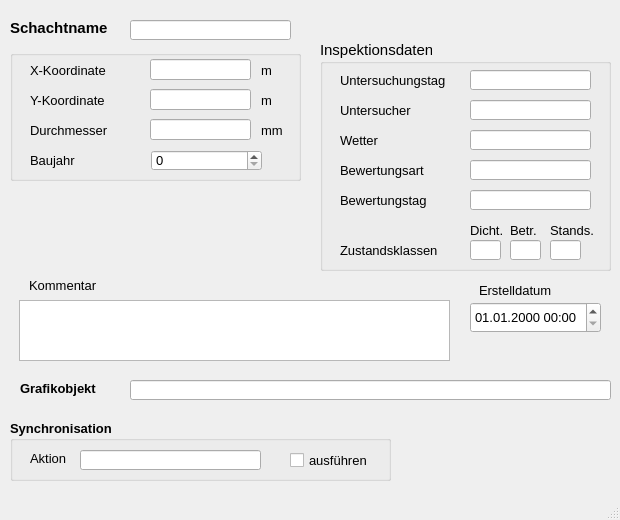
<?xml version="1.0" encoding="UTF-8"?>
<ui version="4.0">
 <class>MainWindow</class>
 <widget class="QMainWindow" name="MainWindow">
  <property name="enabled">
   <bool>true</bool>
  </property>
  <property name="geometry">
   <rect>
    <x>0</x>
    <y>0</y>
    <width>620</width>
    <height>520</height>
   </rect>
  </property>
  <property name="minimumSize">
   <size>
    <width>620</width>
    <height>520</height>
   </size>
  </property>
  <property name="font">
   <font>
    <family>Tahoma</family>
    <pointsize>10</pointsize>
   </font>
  </property>
  <property name="windowTitle">
   <string>MainWindow</string>
  </property>
  <widget class="QWidget" name="centralwidget">
   <widget class="QLabel" name="label">
    <property name="geometry">
     <rect>
      <x>10</x>
      <y>20</y>
      <width>121</width>
      <height>16</height>
     </rect>
    </property>
    <property name="font">
     <font>
      <family>Tahoma</family>
      <pointsize>11</pointsize>
      <weight>75</weight>
      <bold>true</bold>
     </font>
    </property>
    <property name="text">
     <string>Schachtname</string>
    </property>
   </widget>
   <widget class="QLabel" name="label_14">
    <property name="geometry">
     <rect>
      <x>29</x>
      <y>275</y>
      <width>81</width>
      <height>21</height>
     </rect>
    </property>
    <property name="text">
     <string>Kommentar</string>
    </property>
   </widget>
   <widget class="QLabel" name="label_70">
    <property name="geometry">
     <rect>
      <x>479</x>
      <y>280</y>
      <width>111</width>
      <height>21</height>
     </rect>
    </property>
    <property name="text">
     <string>Erstelldatum</string>
    </property>
   </widget>
   <widget class="QLineEdit" name="untersuchsch">
    <property name="geometry">
     <rect>
      <x>130</x>
      <y>20</y>
      <width>161</width>
      <height>20</height>
     </rect>
    </property>
   </widget>
   <widget class="QTextEdit" name="kommentar">
    <property name="geometry">
     <rect>
      <x>19</x>
      <y>300</y>
      <width>431</width>
      <height>61</height>
     </rect>
    </property>
   </widget>
   <widget class="QgsDateTimeEdit" name="createdat">
    <property name="geometry">
     <rect>
      <x>470</x>
      <y>302</y>
      <width>131</width>
      <height>31</height>
     </rect>
    </property>
    <property name="currentSection">
     <enum>QDateTimeEdit::DaySection</enum>
    </property>
    <property name="displayFormat">
     <string>dd.MM.yyyy HH:mm</string>
    </property>
   </widget>
   <widget class="QGroupBox" name="groupBox_2">
    <property name="geometry">
     <rect>
      <x>10</x>
      <y>50</y>
      <width>291</width>
      <height>131</height>
     </rect>
    </property>
    <property name="font">
     <font>
      <family>Tahoma</family>
      <pointsize>11</pointsize>
     </font>
    </property>
    <property name="title">
     <string/>
    </property>
    <widget class="QLabel" name="label_60">
     <property name="geometry">
      <rect>
       <x>20</x>
       <y>100</y>
       <width>151</width>
       <height>21</height>
      </rect>
     </property>
     <property name="font">
      <font>
       <family>Tahoma</family>
       <pointsize>10</pointsize>
      </font>
     </property>
     <property name="text">
      <string>Baujahr</string>
     </property>
    </widget>
    <widget class="QSpinBox" name="baujahr_2">
     <property name="geometry">
      <rect>
       <x>141</x>
       <y>100</y>
       <width>111</width>
       <height>21</height>
      </rect>
     </property>
     <property name="font">
      <font>
       <family>Tahoma</family>
       <pointsize>10</pointsize>
      </font>
     </property>
     <property name="toolTip">
      <string>&lt;html&gt;&lt;head/&gt;&lt;body&gt;&lt;p&gt;Baujahr der Haltung&lt;/p&gt;&lt;/body&gt;&lt;/html&gt;</string>
     </property>
     <property name="statusTip">
      <string>Baujahr der Haltung</string>
     </property>
     <property name="maximum">
      <number>9999</number>
     </property>
    </widget>
    <widget class="QLineEdit" name="x">
     <property name="geometry">
      <rect>
       <x>140</x>
       <y>9</y>
       <width>101</width>
       <height>21</height>
      </rect>
     </property>
     <property name="font">
      <font>
       <family>Tahoma</family>
       <pointsize>10</pointsize>
      </font>
     </property>
     <property name="readOnly">
      <bool>true</bool>
     </property>
    </widget>
    <widget class="QLabel" name="label_9">
     <property name="geometry">
      <rect>
       <x>20</x>
       <y>40</y>
       <width>81</width>
       <height>21</height>
      </rect>
     </property>
     <property name="font">
      <font>
       <family>Tahoma</family>
       <pointsize>10</pointsize>
      </font>
     </property>
     <property name="text">
      <string>Y-Koordinate</string>
     </property>
    </widget>
    <widget class="QLineEdit" name="y">
     <property name="geometry">
      <rect>
       <x>140</x>
       <y>39</y>
       <width>101</width>
       <height>21</height>
      </rect>
     </property>
     <property name="font">
      <font>
       <family>Tahoma</family>
       <pointsize>10</pointsize>
      </font>
     </property>
     <property name="readOnly">
      <bool>true</bool>
     </property>
    </widget>
    <widget class="QLabel" name="label_11">
     <property name="geometry">
      <rect>
       <x>251</x>
       <y>10</y>
       <width>41</width>
       <height>21</height>
      </rect>
     </property>
     <property name="font">
      <font>
       <family>Tahoma</family>
       <pointsize>10</pointsize>
      </font>
     </property>
     <property name="text">
      <string>m</string>
     </property>
    </widget>
    <widget class="QLabel" name="label_39">
     <property name="geometry">
      <rect>
       <x>20</x>
       <y>70</y>
       <width>81</width>
       <height>21</height>
      </rect>
     </property>
     <property name="font">
      <font>
       <family>Tahoma</family>
       <pointsize>10</pointsize>
      </font>
     </property>
     <property name="text">
      <string>Durchmesser</string>
     </property>
    </widget>
    <widget class="QLabel" name="label_27">
     <property name="geometry">
      <rect>
       <x>251</x>
       <y>70</y>
       <width>41</width>
       <height>21</height>
      </rect>
     </property>
     <property name="font">
      <font>
       <family>Tahoma</family>
       <pointsize>10</pointsize>
      </font>
     </property>
     <property name="text">
      <string>mm</string>
     </property>
    </widget>
    <widget class="QLabel" name="label_6">
     <property name="geometry">
      <rect>
       <x>20</x>
       <y>10</y>
       <width>91</width>
       <height>21</height>
      </rect>
     </property>
     <property name="font">
      <font>
       <family>Tahoma</family>
       <pointsize>10</pointsize>
      </font>
     </property>
     <property name="text">
      <string>X-Koordinate</string>
     </property>
    </widget>
    <widget class="QLineEdit" name="durchm">
     <property name="geometry">
      <rect>
       <x>140</x>
       <y>69</y>
       <width>101</width>
       <height>21</height>
      </rect>
     </property>
     <property name="font">
      <font>
       <family>Tahoma</family>
       <pointsize>10</pointsize>
      </font>
     </property>
    </widget>
    <widget class="QLabel" name="label_12">
     <property name="geometry">
      <rect>
       <x>251</x>
       <y>40</y>
       <width>41</width>
       <height>21</height>
      </rect>
     </property>
     <property name="font">
      <font>
       <family>Tahoma</family>
       <pointsize>10</pointsize>
      </font>
     </property>
     <property name="text">
      <string>m</string>
     </property>
    </widget>
   </widget>
   <widget class="QGroupBox" name="groupBox_4">
    <property name="geometry">
     <rect>
      <x>320</x>
      <y>40</y>
      <width>291</width>
      <height>231</height>
     </rect>
    </property>
    <property name="font">
     <font>
      <family>Tahoma</family>
      <pointsize>11</pointsize>
     </font>
    </property>
    <property name="title">
     <string>Inspektionsdaten</string>
    </property>
    <widget class="QLabel" name="label_61">
     <property name="geometry">
      <rect>
       <x>20</x>
       <y>30</y>
       <width>151</width>
       <height>21</height>
      </rect>
     </property>
     <property name="font">
      <font>
       <family>Tahoma</family>
       <pointsize>10</pointsize>
      </font>
     </property>
     <property name="text">
      <string>Untersuchungstag</string>
     </property>
    </widget>
    <widget class="QLineEdit" name="untersuchtag">
     <property name="geometry">
      <rect>
       <x>150</x>
       <y>30</y>
       <width>121</width>
       <height>20</height>
      </rect>
     </property>
     <property name="font">
      <font>
       <family>Tahoma</family>
       <pointsize>10</pointsize>
      </font>
     </property>
     <property name="toolTip">
      <string>&lt;html&gt;&lt;head/&gt;&lt;body&gt;&lt;p&gt;Datum&lt;/p&gt;&lt;/body&gt;&lt;/html&gt;</string>
     </property>
     <property name="statusTip">
      <string>Datum</string>
     </property>
    </widget>
    <widget class="QLabel" name="label_62">
     <property name="geometry">
      <rect>
       <x>20</x>
       <y>60</y>
       <width>151</width>
       <height>21</height>
      </rect>
     </property>
     <property name="font">
      <font>
       <family>Tahoma</family>
       <pointsize>10</pointsize>
      </font>
     </property>
     <property name="text">
      <string>Untersucher</string>
     </property>
    </widget>
    <widget class="QLineEdit" name="untersucher">
     <property name="geometry">
      <rect>
       <x>150</x>
       <y>60</y>
       <width>121</width>
       <height>20</height>
      </rect>
     </property>
     <property name="font">
      <font>
       <family>Tahoma</family>
       <pointsize>10</pointsize>
      </font>
     </property>
     <property name="toolTip">
      <string>&lt;html&gt;&lt;head/&gt;&lt;body&gt;&lt;p&gt;Name bzw. Kürzel des Untersuchers&lt;/p&gt;&lt;/body&gt;&lt;/html&gt;</string>
     </property>
     <property name="statusTip">
      <string>Name bzw. Kürzel des Untersuchers</string>
     </property>
    </widget>
    <widget class="QLabel" name="label_63">
     <property name="geometry">
      <rect>
       <x>20</x>
       <y>90</y>
       <width>151</width>
       <height>21</height>
      </rect>
     </property>
     <property name="font">
      <font>
       <family>Tahoma</family>
       <pointsize>10</pointsize>
      </font>
     </property>
     <property name="text">
      <string>Wetter</string>
     </property>
    </widget>
    <widget class="QLineEdit" name="wetter">
     <property name="geometry">
      <rect>
       <x>150</x>
       <y>90</y>
       <width>121</width>
       <height>20</height>
      </rect>
     </property>
     <property name="font">
      <font>
       <family>Tahoma</family>
       <pointsize>10</pointsize>
      </font>
     </property>
     <property name="toolTip">
      <string>&lt;html&gt;&lt;head/&gt;&lt;body&gt;&lt;p&gt;Wetter am Untersuchungstag&lt;/p&gt;&lt;/body&gt;&lt;/html&gt;</string>
     </property>
     <property name="statusTip">
      <string>Wetter am Untersuchungstag</string>
     </property>
    </widget>
    <widget class="QLabel" name="label_64">
     <property name="geometry">
      <rect>
       <x>20</x>
       <y>120</y>
       <width>151</width>
       <height>21</height>
      </rect>
     </property>
     <property name="font">
      <font>
       <family>Tahoma</family>
       <pointsize>10</pointsize>
      </font>
     </property>
     <property name="text">
      <string>Bewertungsart</string>
     </property>
    </widget>
    <widget class="QLineEdit" name="bewertungsart">
     <property name="geometry">
      <rect>
       <x>150</x>
       <y>120</y>
       <width>121</width>
       <height>20</height>
      </rect>
     </property>
     <property name="font">
      <font>
       <family>Tahoma</family>
       <pointsize>10</pointsize>
      </font>
     </property>
     <property name="toolTip">
      <string>&lt;html&gt;&lt;head/&gt;&lt;body&gt;&lt;p&gt;Bezeichnung des verwendeten Bewertungsmodells (z.B. DWA-M 149-3)&lt;/p&gt;&lt;/body&gt;&lt;/html&gt;</string>
     </property>
     <property name="statusTip">
      <string>Bezeichnung des verwendeten Bewertungsmodells (z.B. DWA-M 149-3)</string>
     </property>
    </widget>
    <widget class="QLabel" name="label_65">
     <property name="geometry">
      <rect>
       <x>20</x>
       <y>150</y>
       <width>151</width>
       <height>21</height>
      </rect>
     </property>
     <property name="font">
      <font>
       <family>Tahoma</family>
       <pointsize>10</pointsize>
      </font>
     </property>
     <property name="text">
      <string>Bewertungstag</string>
     </property>
    </widget>
    <widget class="QLineEdit" name="bewertungstag">
     <property name="geometry">
      <rect>
       <x>150</x>
       <y>150</y>
       <width>121</width>
       <height>20</height>
      </rect>
     </property>
     <property name="font">
      <font>
       <family>Tahoma</family>
       <pointsize>10</pointsize>
      </font>
     </property>
     <property name="toolTip">
      <string>&lt;html&gt;&lt;head/&gt;&lt;body&gt;&lt;p&gt;Datum des Tages, an dem die Bewertung durchgeführt wurde&lt;/p&gt;&lt;/body&gt;&lt;/html&gt;</string>
     </property>
     <property name="statusTip">
      <string>Datum des Tages, an dem die Bewertung durchgeführt wurde</string>
     </property>
    </widget>
    <widget class="QLabel" name="label_38">
     <property name="geometry">
      <rect>
       <x>230</x>
       <y>180</y>
       <width>51</width>
       <height>21</height>
      </rect>
     </property>
     <property name="font">
      <font>
       <family>Tahoma</family>
       <pointsize>10</pointsize>
      </font>
     </property>
     <property name="text">
      <string>Stands.</string>
     </property>
    </widget>
    <widget class="QLineEdit" name="max_ZS">
     <property name="geometry">
      <rect>
       <x>230</x>
       <y>200</y>
       <width>31</width>
       <height>20</height>
      </rect>
     </property>
     <property name="toolTip">
      <string>&lt;html&gt;&lt;head/&gt;&lt;body&gt;&lt;p&gt;Zustandsklasse Betriebssicherheit&lt;/p&gt;&lt;/body&gt;&lt;/html&gt;</string>
     </property>
     <property name="statusTip">
      <string>Zustandsklasse Betriebssicherheit</string>
     </property>
    </widget>
    <widget class="QLabel" name="label_37">
     <property name="geometry">
      <rect>
       <x>190</x>
       <y>180</y>
       <width>41</width>
       <height>21</height>
      </rect>
     </property>
     <property name="font">
      <font>
       <family>Tahoma</family>
       <pointsize>10</pointsize>
      </font>
     </property>
     <property name="text">
      <string>Betr.</string>
     </property>
    </widget>
    <widget class="QLabel" name="label_36">
     <property name="geometry">
      <rect>
       <x>20</x>
       <y>200</y>
       <width>121</width>
       <height>21</height>
      </rect>
     </property>
     <property name="font">
      <font>
       <family>Tahoma</family>
       <pointsize>10</pointsize>
      </font>
     </property>
     <property name="text">
      <string>Zustandsklassen</string>
     </property>
    </widget>
    <widget class="QLabel" name="label_40">
     <property name="geometry">
      <rect>
       <x>150</x>
       <y>180</y>
       <width>41</width>
       <height>21</height>
      </rect>
     </property>
     <property name="font">
      <font>
       <family>Tahoma</family>
       <pointsize>10</pointsize>
      </font>
     </property>
     <property name="text">
      <string>Dicht.</string>
     </property>
    </widget>
    <widget class="QLineEdit" name="max_ZD">
     <property name="geometry">
      <rect>
       <x>150</x>
       <y>200</y>
       <width>31</width>
       <height>20</height>
      </rect>
     </property>
     <property name="toolTip">
      <string>&lt;html&gt;&lt;head/&gt;&lt;body&gt;&lt;p&gt;Zustandsklasse Dichtheit&lt;/p&gt;&lt;/body&gt;&lt;/html&gt;</string>
     </property>
     <property name="statusTip">
      <string>Zustandsklasse Dichtheit</string>
     </property>
    </widget>
    <widget class="QLineEdit" name="max_ZB">
     <property name="geometry">
      <rect>
       <x>190</x>
       <y>200</y>
       <width>31</width>
       <height>20</height>
      </rect>
     </property>
     <property name="toolTip">
      <string>&lt;html&gt;&lt;head/&gt;&lt;body&gt;&lt;p&gt;Zustandsklasse Betriebssicherheit&lt;/p&gt;&lt;/body&gt;&lt;/html&gt;</string>
     </property>
     <property name="statusTip">
      <string>Zustandsklasse Betriebssicherheit</string>
     </property>
    </widget>
   </widget>
   <widget class="QGroupBox" name="groupBox_sync">
    <property name="geometry">
     <rect>
      <x>10</x>
      <y>420</y>
      <width>381</width>
      <height>61</height>
     </rect>
    </property>
    <property name="font">
     <font>
      <family>Tahoma</family>
      <pointsize>10</pointsize>
      <weight>75</weight>
      <bold>true</bold>
     </font>
    </property>
    <property name="title">
     <string>Synchronisation</string>
    </property>
    <widget class="QCheckBox" name="status">
     <property name="geometry">
      <rect>
       <x>280</x>
       <y>30</y>
       <width>101</width>
       <height>21</height>
      </rect>
     </property>
     <property name="font">
      <font>
       <family>Tahoma</family>
       <pointsize>10</pointsize>
       <weight>50</weight>
       <bold>false</bold>
      </font>
     </property>
     <property name="toolTip">
      <string>Synchronisation aktivieren</string>
     </property>
     <property name="statusTip">
      <string>Synchronisation aktivieren</string>
     </property>
     <property name="text">
      <string>ausführen</string>
     </property>
    </widget>
    <widget class="QLabel" name="label_19">
     <property name="geometry">
      <rect>
       <x>20</x>
       <y>30</y>
       <width>51</width>
       <height>16</height>
      </rect>
     </property>
     <property name="font">
      <font>
       <family>Tahoma</family>
       <pointsize>10</pointsize>
       <weight>50</weight>
       <bold>false</bold>
      </font>
     </property>
     <property name="text">
      <string>Aktion</string>
     </property>
    </widget>
    <widget class="QLineEdit" name="aktion">
     <property name="geometry">
      <rect>
       <x>70</x>
       <y>30</y>
       <width>181</width>
       <height>20</height>
      </rect>
     </property>
     <property name="toolTip">
      <string>&lt;html&gt;&lt;head/&gt;&lt;body&gt;&lt;p&gt;Maßnahme zur Synchronisation&lt;/p&gt;&lt;/body&gt;&lt;/html&gt;</string>
     </property>
     <property name="statusTip">
      <string>Maßnahme zur Synchronisation</string>
     </property>
    </widget>
   </widget>
   <widget class="QLabel" name="label_21">
    <property name="geometry">
     <rect>
      <x>20</x>
      <y>380</y>
      <width>101</width>
      <height>16</height>
     </rect>
    </property>
    <property name="font">
     <font>
      <family>Tahoma</family>
      <pointsize>10</pointsize>
      <weight>75</weight>
      <bold>true</bold>
     </font>
    </property>
    <property name="text">
     <string>Grafikobjekt</string>
    </property>
   </widget>
   <widget class="QLineEdit" name="objekt">
    <property name="geometry">
     <rect>
      <x>130</x>
      <y>380</y>
      <width>481</width>
      <height>20</height>
     </rect>
    </property>
    <property name="toolTip">
     <string>&lt;html&gt;&lt;head/&gt;&lt;body&gt;&lt;p&gt;Textbeschreibung (WKT) des Grafikobjekts&lt;/p&gt;&lt;/body&gt;&lt;/html&gt;</string>
    </property>
    <property name="statusTip">
     <string>Textbeschreibung des Grafikobjekts</string>
    </property>
   </widget>
  </widget>
  <widget class="QMenuBar" name="menubar">
   <property name="geometry">
    <rect>
     <x>0</x>
     <y>0</y>
     <width>620</width>
     <height>22</height>
    </rect>
   </property>
  </widget>
  <widget class="QStatusBar" name="statusbar"/>
 </widget>
 <customwidgets>
  <customwidget>
   <class>QgsDateTimeEdit</class>
   <extends>QDateTimeEdit</extends>
   <header>qgsdatetimeedit.h</header>
  </customwidget>
 </customwidgets>
 <tabstops>
  <tabstop>untersuchsch</tabstop>
  <tabstop>durchm</tabstop>
  <tabstop>createdat</tabstop>
  <tabstop>kommentar</tabstop>
 </tabstops>
 <resources/>
 <connections/>
</ui>
